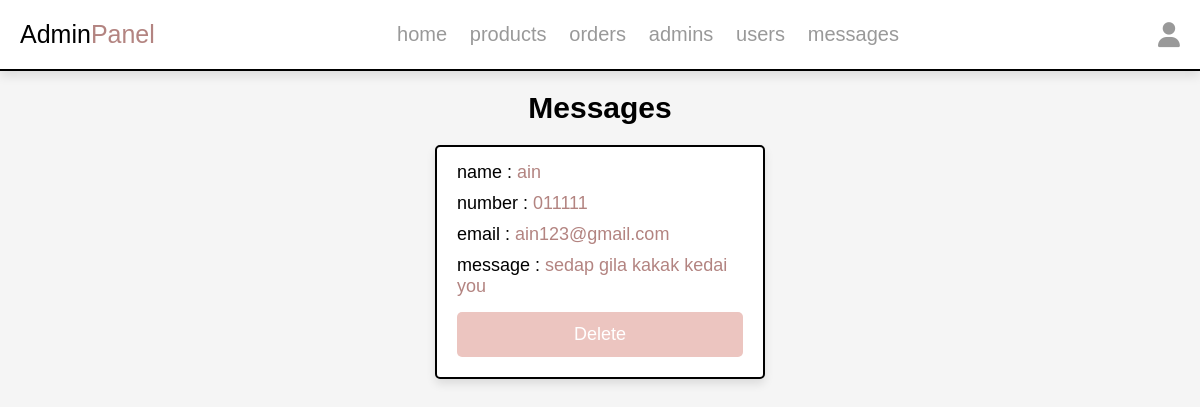
/admin/messages.php (signed in), run on the app's committed database.
### tables this page shows
CREATE TABLE `messages` (
  `id` int(100) NOT NULL,
  `user_id` int(100) NOT NULL,
  `name` varchar(100) NOT NULL,
  `email` varchar(100) NOT NULL,
  `number` varchar(12) NOT NULL,
  `message` varchar(500) NOT NULL
);

### admin/messages.php (the view, shortened to what this page needs)
<?php
include '../components/connect.php';
?>
<!DOCTYPE html>
<html lang="en">
<head>
   <link rel="stylesheet" href="https://cdnjs.cloudflare.com/ajax/libs/font-awesome/6.1.1/css/all.min.css">
   <link rel="stylesheet" href="../css/admin_style.css">
</head>
<body>
<?php include '../components/admin_header.php' ?>
<section class="messages">
   <h1 class="heading">messages</h1>
   <div class="box-container">
   <?php
      $select_messages = $conn->prepare("SELECT * FROM `messages`");
      $select_messages->execute();
      if($select_messages->rowCount() > 0){
         while($fetch_messages = $select_messages->fetch(PDO::FETCH_ASSOC)){
   ?>
   <div class="box">
      <p> name : <span><?= $fetch_messages['name']; ?></span> </p>
      <p> number : <span><?= $fetch_messages['number']; ?></span> </p>
      <p> email : <span><?= $fetch_messages['email']; ?></span> </p>
      <p> message : <span><?= $fetch_messages['message']; ?></span> </p>
      <a href="messages.php?delete=<?= $fetch_messages['id']; ?>" class="delete-btn" onclick="return confirm('delete this message?');">delete</a>
   </div>
   <?php
         }
      }else{
         echo '<p class="empty">you have no messages</p>';
      }
   ?>
   </div>
</section>
</body>
</html>

### css/admin_style.css (style rules this page uses)
:root { --main-color:#B38481; --red:#e74c3c; --orange:#f39c12; --black:#000000; --white:#fff; --light-bg:#f5f5f5; --khaki-rose:#C5908E; --purple:#800080; --pink-brown:#C48189; --light-color:#999; --rose-gold:#ECC5C0; --pinkish:#D58A94; --dusty-rose:#C9A9A6; --soft-purple: #F3CFC6; --border:.2rem solid var(--black); --box-shadow:0 .5rem 1rem rgba(0,0,0,.1); }
* { font-family: 'Calibri', sans-serif; margin:0; padding:0; box-sizing: border-box; text-decoration: none; outline: none; border:none; }
html { font-size: 62.5%; overflow-x: hidden; }
body { background-color: var(--light-bg); }
section { max-width: 1200px; margin:0 auto; padding:2rem; }
.btn, .delete-btn, .option-btn { display: block; margin-top: 1rem; border-radius: .5rem; cursor: pointer; width: 100%; font-size: 1.8rem; color:var(--white); padding:1.2rem 3rem; text-transform: capitalize; text-align: center; }
.delete-btn { background-color: var(--rose-gold); }
.heading { text-align: center; margin-bottom: 2rem; text-transform: capitalize; color:var(--black); font-size: 3rem; }
.messages .box-container { display: grid; grid-template-columns: repeat(auto-fit, 33rem); gap:1.5rem; justify-content: center; align-items: flex-start; }
.messages .box-container .box { background-color: var(--white); border-radius: .5rem; box-shadow: var(--box-shadow); border:var(--border); padding:2rem; padding-top: 1rem; }
.messages .box-container .box p { padding: .5rem 0; font-size: 1.8rem; color:var(--black); }
.messages .box-container .box p span { color:var(--main-color); }

### data on the page
messages: name "ain", number "011111", email "ain123@gmail.com", message "sedap gila kakak kedai you"
